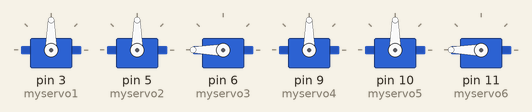
This sketch was run on a simulated Arduino Uno, built with avr-gcc and run on an emulated ATmega328P. Shown: 6 × servo.

Above: at 0.05 s.
At 5.05 s:
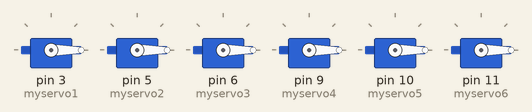
At 7.85 s:
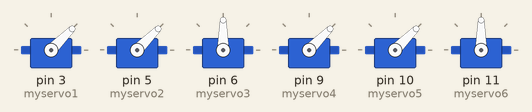
At 14.85 s:
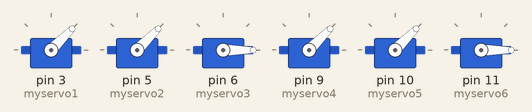
At 22.25 s:
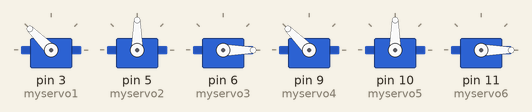
At 29.75 s:
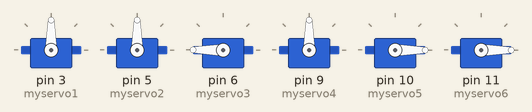
Timing chart, 0 to 38.7 s (numbered marks = the images above):
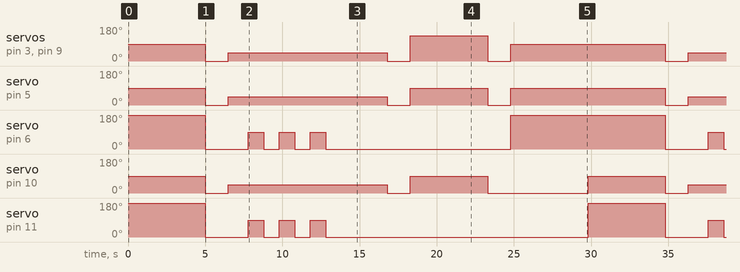

Measured:
- by itself, servo on pin 5 (myservo2): repeats every 29.8 s: 45° 10.3 s, 0° 1.5 s, 90° 5.0 s, 0° 1.5 s, 90° 10.0 s, 0° 1.5 s
- by itself, servo on pin 6 (myservo3): repeats every 29.8 s: 2 × (90° 1.0 s, 0° 1.0 s), 90° 1.0 s, 0° 12.0 s, 180° 10.0 s, 0° 2.8 s
- by itself, servo on pin 10 (myservo5): repeats every 29.8 s: 45° 10.3 s, 0° 1.5 s, 90° 5.0 s, 0° 6.5 s, 90° 5.0 s, 0° 1.5 s
- by itself, servo on pin 11 (myservo6): repeats every 29.8 s: 2 × (90° 1.0 s, 0° 1.0 s), 90° 1.0 s, 0° 17.0 s, 180° 5.0 s, 0° 2.8 s
- by itself, servo on pin 3 (myservo1), servo on pin 9 (myservo4): repeats every 29.8 s: 45° 10.3 s, 0° 1.5 s, 135° 5.0 s, 0° 1.5 s, 90° 10.0 s, 0° 1.5 s

The sketch:

recepion_robot.ino
```cpp
#include <Servo.h>
Servo myservo1;
Servo myservo2;
Servo myservo3;
Servo myservo4;
Servo myservo5;
Servo myservo6;
int i ;

void setup() {
  // put your setup code here, to run once:
myservo1.attach(3);
myservo2.attach(5);
myservo3.attach(6);
myservo4.attach(9);
myservo5.attach(10);
myservo6.attach(11);
}

void loop() {
  // put your main code here, to run repeatedly:
  // initial position
  myservo1.write(90);
  myservo2.write(90);
  myservo3.write(180);
  myservo4.write(90);
  myservo5.write(90);
  myservo6.write(180);

  delay(5000);

  // first move
  // come to me move
   myservo1.write(0);
  myservo2.write(0);
  myservo3.write(0);
  myservo4.write(0);
  myservo5.write(0);
  myservo6.write(0);

  delay(1500);

  myservo1.write(45);
  myservo2.write(45);
  myservo4.write(45);
  myservo5.write(45);
  delay(1300);

  for( i=0 ; i<= 2; i++) {
  myservo3.write(90);
  myservo6.write(90);
    delay (1000);
  myservo3.write(0);
  myservo6.write(0);
  delay(1000);
  }
  delay(3000);

  // seccond move
  // hug move
  myservo1.write(0);
  myservo2.write(0);
  myservo3.write(0);
  myservo4.write(0);
  myservo5.write(0);
  myservo6.write(0);

  delay(1500);

  myservo1.write(135);
  myservo2.write(90);
  myservo3.write(0);
  myservo4.write(135);
  myservo5.write(90);
  myservo6.write(0);

  delay(5000);


  // third move
  // slide slape hands
   myservo1.write(0);
  myservo2.write(0);
  myservo3.write(0);
  myservo4.write(0);
  myservo5.write(0);
  myservo6.write(0);

  delay(1500);

  myservo1.write(90);
  myservo2.write(90);
  myservo3.write(180);
  myservo4.write(90);
  myservo5.write(0);
  myservo6.write(0);

  delay(5000);


}
```
